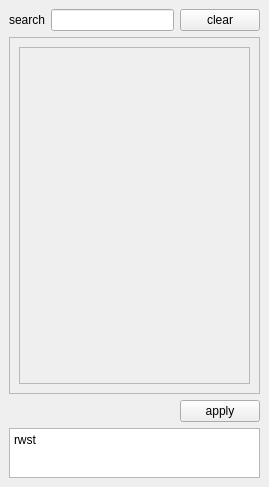
<?xml version="1.0" encoding="UTF-8"?>
<ui version="4.0">
 <class>selectRadioBox</class>
 <widget class="QMainWindow" name="selectRadioBox">
  <property name="geometry">
   <rect>
    <x>0</x>
    <y>0</y>
    <width>269</width>
    <height>487</height>
   </rect>
  </property>
  <property name="windowTitle">
   <string>MainWindow</string>
  </property>
  <widget class="QWidget" name="centralwidget">
   <layout class="QGridLayout" name="gridLayout">
    <item row="5" column="0" colspan="4">
     <layout class="QVBoxLayout" name="verticalLayout_3">
      <property name="sizeConstraint">
       <enum>QLayout::SetDefaultConstraint</enum>
      </property>
      <item>
       <layout class="QHBoxLayout" name="horizontalLayout_2">
        <property name="sizeConstraint">
         <enum>QLayout::SetDefaultConstraint</enum>
        </property>
        <item>
         <spacer name="horizontalSpacer">
          <property name="orientation">
           <enum>Qt::Horizontal</enum>
          </property>
          <property name="sizeType">
           <enum>QSizePolicy::MinimumExpanding</enum>
          </property>
          <property name="sizeHint" stdset="0">
           <size>
            <width>40</width>
            <height>20</height>
           </size>
          </property>
         </spacer>
        </item>
        <item>
         <widget class="QPushButton" name="pushApply">
          <property name="sizePolicy">
           <sizepolicy hsizetype="Minimum" vsizetype="Fixed">
            <horstretch>0</horstretch>
            <verstretch>0</verstretch>
           </sizepolicy>
          </property>
          <property name="text">
           <string>apply</string>
          </property>
         </widget>
        </item>
       </layout>
      </item>
      <item>
       <widget class="QPlainTextEdit" name="plainTextEditSelected">
        <property name="sizePolicy">
         <sizepolicy hsizetype="Expanding" vsizetype="Minimum">
          <horstretch>0</horstretch>
          <verstretch>0</verstretch>
         </sizepolicy>
        </property>
        <property name="maximumSize">
         <size>
          <width>16777215</width>
          <height>50</height>
         </size>
        </property>
        <property name="readOnly">
         <bool>true</bool>
        </property>
        <property name="plainText">
         <string>rwst</string>
        </property>
       </widget>
      </item>
     </layout>
    </item>
    <item row="0" column="1" colspan="2">
     <widget class="QLineEdit" name="lineEditSearch">
      <property name="sizePolicy">
       <sizepolicy hsizetype="Minimum" vsizetype="Fixed">
        <horstretch>0</horstretch>
        <verstretch>0</verstretch>
       </sizepolicy>
      </property>
     </widget>
    </item>
    <item row="1" column="0" rowspan="3" colspan="4">
     <widget class="QFrame" name="frame">
      <property name="sizePolicy">
       <sizepolicy hsizetype="MinimumExpanding" vsizetype="Expanding">
        <horstretch>0</horstretch>
        <verstretch>0</verstretch>
       </sizepolicy>
      </property>
      <property name="frameShape">
       <enum>QFrame::StyledPanel</enum>
      </property>
      <property name="frameShadow">
       <enum>QFrame::Raised</enum>
      </property>
      <layout class="QVBoxLayout" name="verticalLayout_2">
       <item>
        <widget class="QScrollArea" name="scrollArea">
         <property name="sizePolicy">
          <sizepolicy hsizetype="MinimumExpanding" vsizetype="MinimumExpanding">
           <horstretch>0</horstretch>
           <verstretch>0</verstretch>
          </sizepolicy>
         </property>
         <property name="widgetResizable">
          <bool>true</bool>
         </property>
         <widget class="QWidget" name="scrollAreaWidgetContents">
          <property name="geometry">
           <rect>
            <x>0</x>
            <y>0</y>
            <width>241</width>
            <height>315</height>
           </rect>
          </property>
          <layout class="QVBoxLayout" name="verticalLayout"/>
         </widget>
        </widget>
       </item>
      </layout>
     </widget>
    </item>
    <item row="0" column="0">
     <widget class="QLabel" name="label">
      <property name="sizePolicy">
       <sizepolicy hsizetype="Fixed" vsizetype="Maximum">
        <horstretch>0</horstretch>
        <verstretch>0</verstretch>
       </sizepolicy>
      </property>
      <property name="text">
       <string>search</string>
      </property>
     </widget>
    </item>
    <item row="0" column="3">
     <widget class="QPushButton" name="pushClearSearch">
      <property name="text">
       <string>clear</string>
      </property>
     </widget>
    </item>
   </layout>
  </widget>
 </widget>
 <resources/>
 <connections/>
</ui>
